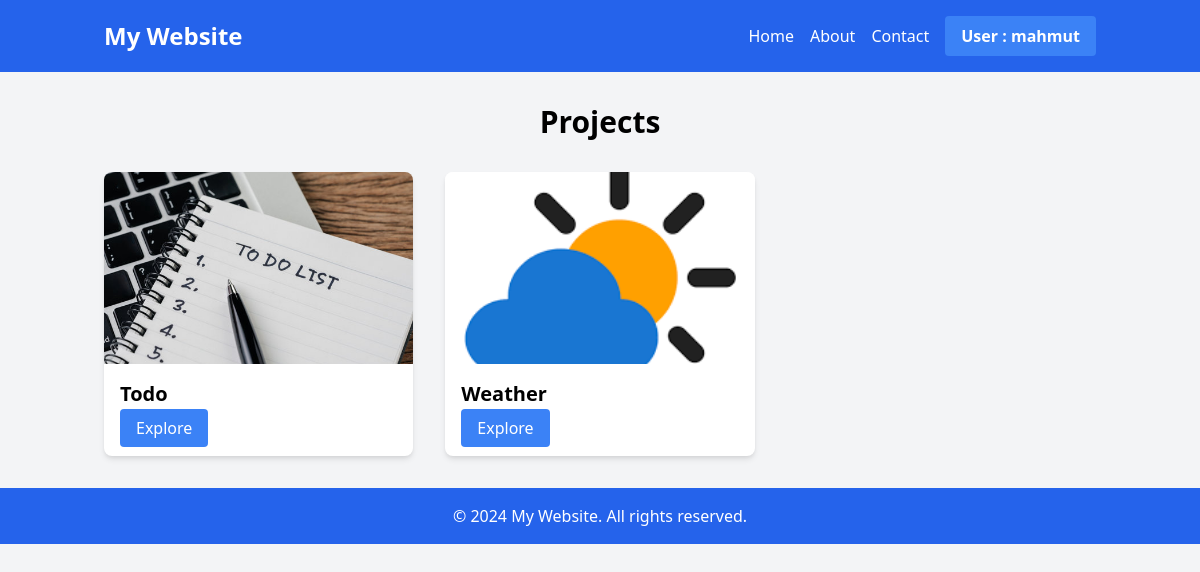
/ (signed in), run on the app's committed database.
### home/models.py (models this page shows, shortened)
class Category(models.Model):
    ctgName = models.CharField(unique=True, max_length=80)
    ctgImage = models.ImageField(upload_to='home/images/')
    ctgURL = models.CharField(unique=True, max_length=80)
    isActive = models.BooleanField()

### home/views.py (the view)
# urls.py: 2. Add a URL to urlpatterns:  path('', views.home, name='home')
def home(request):
    categoryList = Category.objects.all()
    data = {
        'categoryList':categoryList
    }
    return render(request, 'home/index.html', data)

### templates/home/index.html
{% extends "home/base.html" %}
{% block content %}
<div class="container mx-auto px-4 py-8">
    <h1 class="text-3xl font-bold mb-8 text-center">Projects</h1>
    <div class="grid grid-cols-1 md:grid-cols-2 lg:grid-cols-3 gap-8">
    {% include 'home/components/categoryCard.html' %}
    </div>
</div>
{% endblock content%}

### templates/home/components/header.html (shortened to what this page needs)
<header class="bg-blue-600 text-white py-4">
    <div class="container mx-auto px-4 flex justify-between items-center">
        <h1 class="text-2xl font-bold">My Website</h1>
        <nav class="flex space-x-4 items-center">
            <ul class="flex space-x-4">
                <li><a href="{% url 'home:home'%}" class="hover:underline">Home</a></li>
                <li><a href="#" class="hover:underline">About</a></li>
                <li><a href="#" class="hover:underline">Contact</a></li>
            </ul>
            <div class="relative">
                <button id="userMenuButton" class="bg-blue-500 hover:bg-blue-700 text-white font-bold py-2 px-4 rounded inline-flex items-center">
                    <span>User {% if user.is_authenticated %}: {{user.username}} {%endif%}</span>
                </button>
            </div>
        </nav>
    </div>
</header>

### templates/home/components/categoryCard.html
    {% for Category in categoryList%}
    <div class="bg-white rounded-lg shadow-md overflow-hidden">
        <img class="w-full h-48 object-cover" src="{{Category.ctgImage.url}}" alt="Category Image">
        <div class="p-4">
            <h2 class="text-xl font-semibold mb-2">{{Category.ctgName}}</h2>
            <a href="{{Category.ctgURL}}" class="bg-blue-500 text-white px-4 py-2 rounded hover:bg-blue-600">Explore</a>
        </div>
    </div>
    {% endfor %}

### data on the page
Category: ctgImage (picture), ctgName "Todo"
Category: ctgImage (picture), ctgName "Weather"

### other printed values
{{ user.username }} "mahmut"
